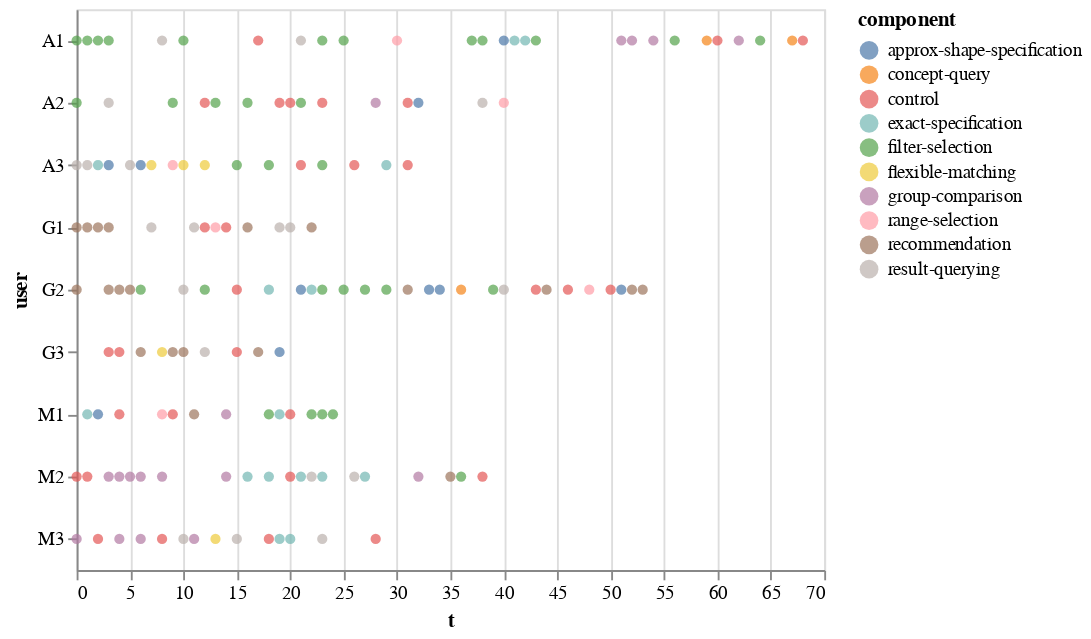

Notebook code for this chart:
### Code cell
alt.Chart(df_component).mark_circle().encode(        
    color='component',
    y="user",
    x='t'
)

### Figure 1 — Vega-Lite specification as saved in the notebook (floating-point values rounded to 4 significant figures; data arrays with more than 128 entries replaced by an {"elided": "..."} marker saying what was removed)
{"$schema": "https://vega.github.io/schema/vega-lite/v2.6.0.json", "config": {"view": {"height": 300, "width": 400}}, "data": {"name": "data-94e6ee78f45328e8c13da7477451355a"}, "datasets": {"data-94e6ee78f45328e8c13da7477451355a": {"elided": "158 records"}}, "encoding": {"color": {"field": "component", "type": "nominal"}, "x": {"field": "t", "type": "quantitative"}, "y": {"field": "user", "type": "nominal"}}, "mark": "circle"}
